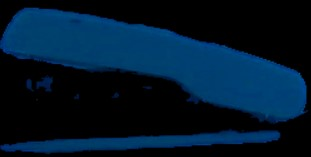
#> input picture images/zimba.jpg, 311 x 157 px
$ python screenshot.py
#> lines starting #> are read from the running program, lines starting #| are printed output that depends on the picture; after the words box and inside, x2 and y2 are one past the last pixel; in counts of white or black regions, pixels touching at a corner belong together
### vision.py
import cv2 as cv
import numpy as np
from hsvfilter import HsvFilter


class Vision:
    TRACKBAR_WINDOW = "Trackbars"
    needle_img = None
    needle_w = 0
    needle_h = 0
    method = None


    def __init__(self, needle_img_path, method=cv.TM_CCOEFF_NORMED):

#> called with needle_img_path = 'images/zimba.jpg', method = 5
        self.needle_img = cv.imread(needle_img_path, cv.IMREAD_UNCHANGED)
#> self.needle_img is the input picture: shape (157, 311, 3); mean B, G, R 44.7, 24.4, 0.8

        self.needle_w = self.needle_img.shape[1]
#> self.needle_w = 311
        self.needle_h = self.needle_img.shape[0]
#> self.needle_h = 157

        # TM_CCOEFF, TM_CCOEFF_NORMED, TM_CCORR, TM_CCORR_NORMED, TM_SQDIFF, TM_SQDIFF_NORMED
        self.method = method

    # [36 lines left out: functions find, draw_rectangles, not called in this run]

    def init_control_gui(self):
        cv.namedWindow(self.TRACKBAR_WINDOW, cv.WINDOW_NORMAL)
        cv.resizeWindow(self.TRACKBAR_WINDOW, 350, 700)


        def nothing(position):
            pass

        cv.createTrackbar('HMin', self.TRACKBAR_WINDOW, 0, 179, nothing)
#> slider 'HMin' is set to 35
        cv.createTrackbar('SMin', self.TRACKBAR_WINDOW, 0, 255, nothing)
#> slider 'SMin' is set to 51
        cv.createTrackbar('VMin', self.TRACKBAR_WINDOW, 0, 255, nothing)
#> slider 'VMin' is set to 51
        cv.createTrackbar('HMax', self.TRACKBAR_WINDOW, 0, 179, nothing)
#> slider 'HMax' is set to 179
        cv.createTrackbar('SMax', self.TRACKBAR_WINDOW, 0, 255, nothing)
#> slider 'SMax' is set to 255
        cv.createTrackbar('VMax', self.TRACKBAR_WINDOW, 0, 255, nothing)
#> slider 'VMax' is set to 255

        cv.setTrackbarPos('HMax', self.TRACKBAR_WINDOW, 179)
        cv.setTrackbarPos('SMax', self.TRACKBAR_WINDOW, 255)
        cv.setTrackbarPos('VMax', self.TRACKBAR_WINDOW, 255)

        cv.createTrackbar('SAdd', self.TRACKBAR_WINDOW, 0, 255, nothing)
#> slider 'SAdd' is set to 85
        cv.createTrackbar('SSub', self.TRACKBAR_WINDOW, 0, 255, nothing)
#> slider 'SSub' is set to 85
        cv.createTrackbar('VAdd', self.TRACKBAR_WINDOW, 0, 255, nothing)
#> slider 'VAdd' is set to 85
        cv.createTrackbar('VSub', self.TRACKBAR_WINDOW, 0, 255, nothing)
#> slider 'VSub' is set to 85

    def get_hsv_filter_from_controls(self):
        hsv_filter = HsvFilter()
        hsv_filter.hMin = cv.getTrackbarPos('HMin', self.TRACKBAR_WINDOW)
        hsv_filter.sMin = cv.getTrackbarPos('SMin', self.TRACKBAR_WINDOW)
        hsv_filter.vMin = cv.getTrackbarPos('VMin', self.TRACKBAR_WINDOW)
        hsv_filter.hMax = cv.getTrackbarPos('HMax', self.TRACKBAR_WINDOW)
        hsv_filter.sMax = cv.getTrackbarPos('SMax', self.TRACKBAR_WINDOW)
        hsv_filter.vMax = cv.getTrackbarPos('VMax', self.TRACKBAR_WINDOW)
        hsv_filter.sAdd = cv.getTrackbarPos('SAdd', self.TRACKBAR_WINDOW)
        hsv_filter.sSub = cv.getTrackbarPos('SSub', self.TRACKBAR_WINDOW)
        hsv_filter.vAdd = cv.getTrackbarPos('VAdd', self.TRACKBAR_WINDOW)
        hsv_filter.vSub = cv.getTrackbarPos('VSub', self.TRACKBAR_WINDOW)
        return hsv_filter

    def apply_hsv_filter(self, original_image, hsv_filter=None):
        hsv = cv.cvtColor(original_image, cv.COLOR_BGR2HSV)

        if not hsv_filter:
            hsv_filter = self.get_hsv_filter_from_controls()

        h, s, v = cv.split(hsv)
        s = self.shift_channel(s, hsv_filter.sAdd)
        s = self.shift_channel(s, -hsv_filter.sSub)
        v = self.shift_channel(v, hsv_filter.vAdd)
        v = self.shift_channel(v, -hsv_filter.vSub)
        hsv = cv.merge([h, s, v])

        lower = np.array([hsv_filter.hMin, hsv_filter.sMin, hsv_filter.vMin])
        upper = np.array([hsv_filter.hMax, hsv_filter.sMax, hsv_filter.vMax])
        mask = cv.inRange(hsv, lower, upper)
        result = cv.bitwise_and(hsv, hsv, mask=mask)

        img = cv.cvtColor(result, cv.COLOR_HSV2BGR)

        return img

    def shift_channel(self, c, amount):
        if amount > 0:
            lim = 255 - amount
            c[c >= lim] = 255
            c[c < lim] += amount
        elif amount < 0:
            amount = -amount
            lim = amount
            c[c <= lim] = 0
            c[c > lim] -= amount
        return c

### hsvfilter.py
# custom data structure to hold the state of an HSV filter
class HsvFilter:

    def __init__(self, hMin=None, sMin=None, vMin=None, hMax=None, sMax=None, vMax=None,
                    sAdd=None, sSub=None, vAdd=None, vSub=None):
        self.hMin = hMin
        self.sMin = sMin
        self.vMin = vMin
        self.hMax = hMax
        self.sMax = sMax
        self.vMax = vMax
        self.sAdd = sAdd
        self.sSub = sSub
        self.vAdd = vAdd
        self.vSub = vSub

### screenshot.py
import cv2 as cv
from hsvfilter import HsvFilter
from vision import Vision


wincap = cv.VideoCapture(0)

vision_limestone = Vision("images/zimba.jpg")

vision_limestone.init_control_gui()

while(True):
    _, frame = wincap.read()
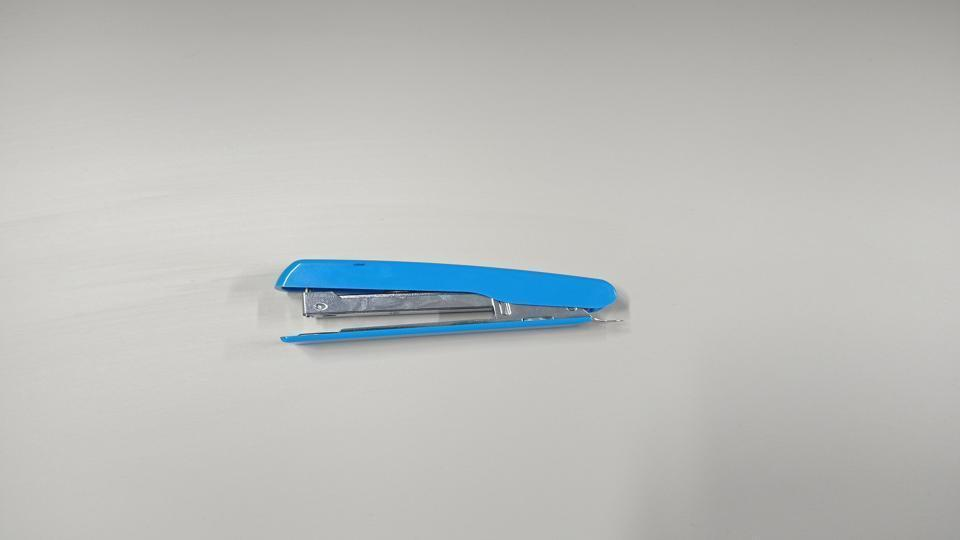
#> input picture images/test.jpg, 960 x 540 px, given in place of the camera
#> frame is the input picture: shape (540, 960, 3); mean B, G, R 187.5, 189.4, 187.3

    gray = cv.cvtColor(frame, cv.COLOR_BGR2GRAY)
    screenshot = frame

    screenshot = vision_limestone.apply_hsv_filter(screenshot)
#> in apply_hsv_filter, `hsv = cv.cvtColor(original_image, cv.COLOR_BGR2HSV)`: hsv: shape (540, 960, 3); mean H, S, V 27.9, 12.4, 192.2
#> in apply_hsv_filter, `h, s, v = cv.split(hsv)`:
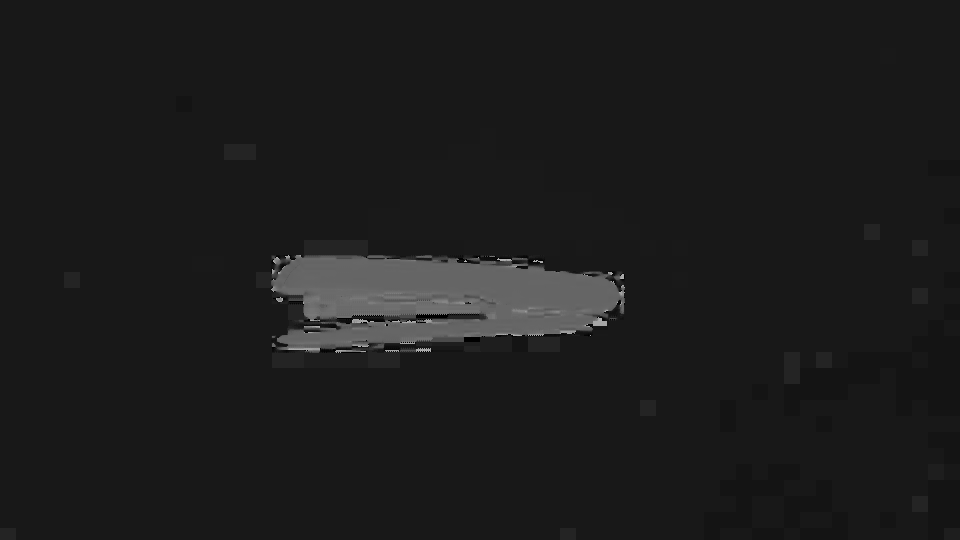
#> h: shape (540, 960); min 0, max 178, mean 27.9
#> call 2 of shift_channel, with amount = -85
#> in shift_channel (call 2), `c[c <= lim] = 0`:
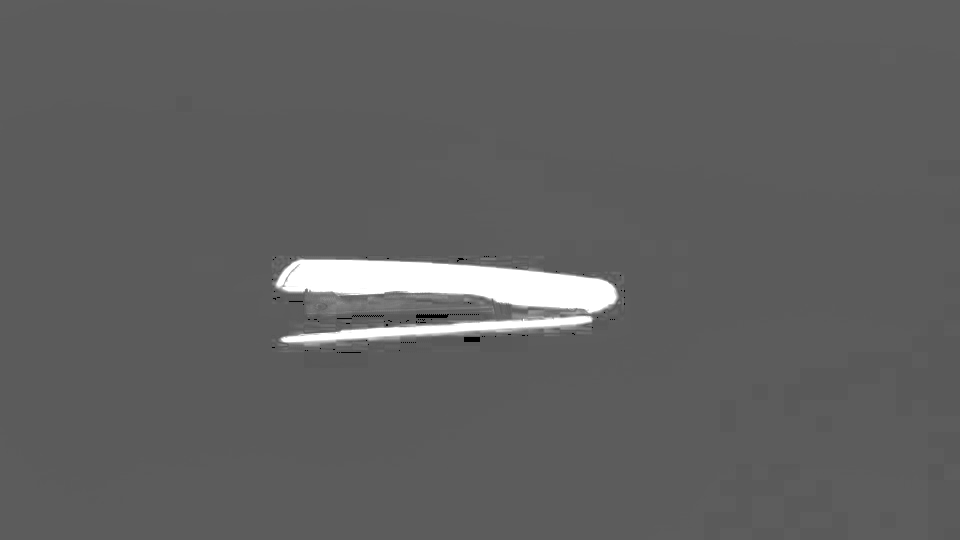
#> c: shape (540, 960); min 0, max 255, mean 96.1
#> call 3 of shift_channel, with amount = 85
#> in shift_channel (call 3), `c[c < lim] += amount`:
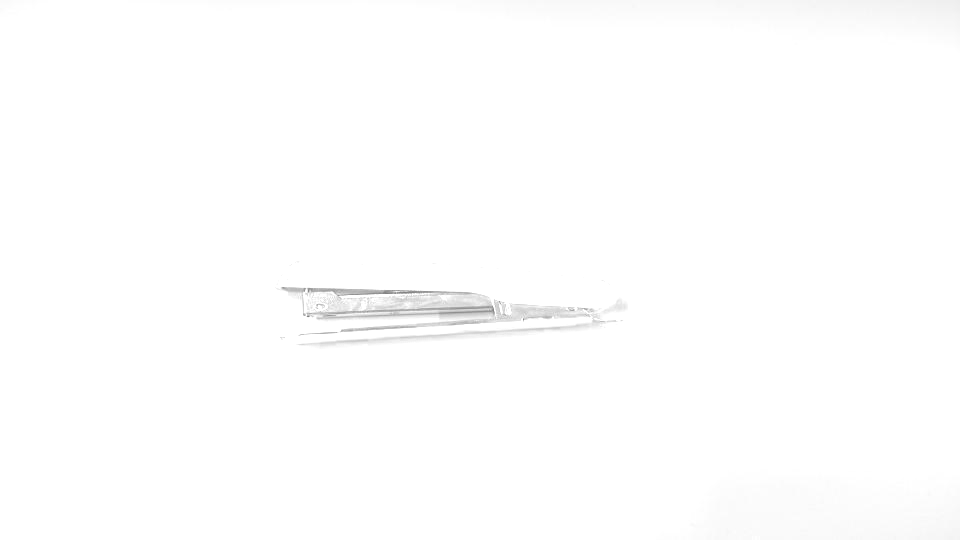
#> c: shape (540, 960); min 127, max 255, mean 254
#> call 4 of shift_channel, with amount = -85
#> in shift_channel (call 4), `c[c > lim] -= amount`:
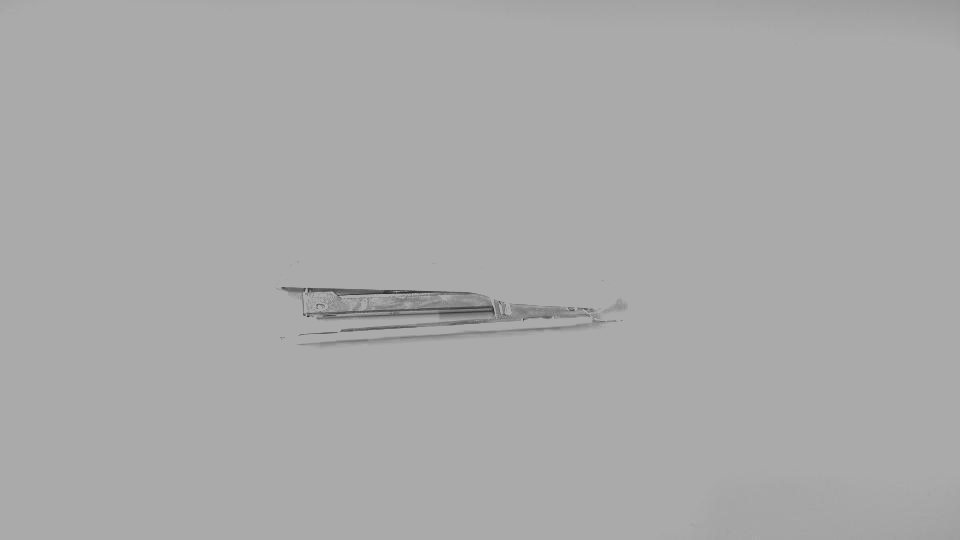
#> c: shape (540, 960); min 42, max 170, mean 169
#> in apply_hsv_filter, `hsv = cv.merge([h, s, v])`: hsv: shape (540, 960, 3); mean H, S, V 27.9, 11.2, 169
#> in apply_hsv_filter, `mask = cv.inRange(hsv, lower, upper)`:
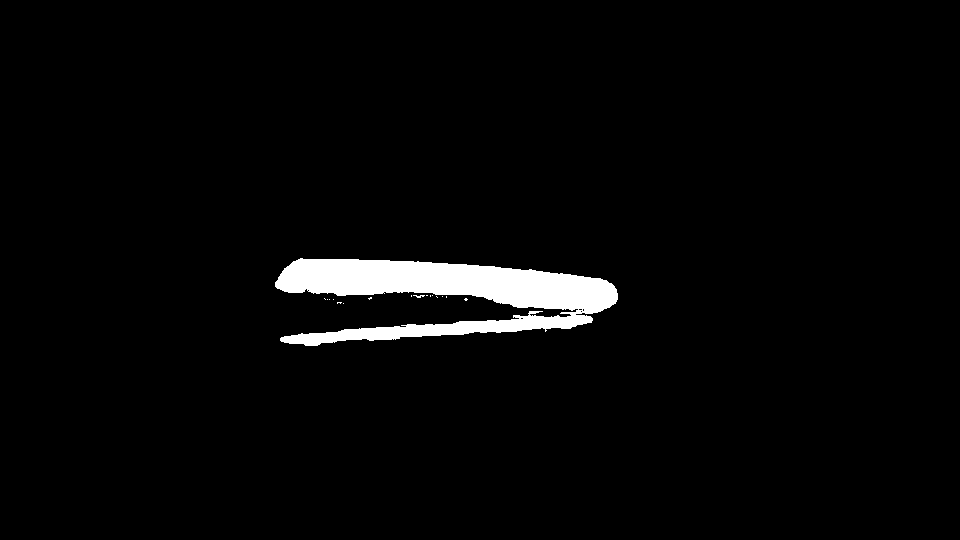
#> mask: shape (540, 960); 2.9% white; 17 white regions (15 under 20 px), largest, box (x1, y1, x2, y2) and area: (275, 258, 618, 346) 15015, (413, 295, 425, 298) 20
#> in apply_hsv_filter, `result = cv.bitwise_and(hsv, hsv, mask=mask)`: result: shape (540, 960, 3); mean H, S, V 3, 4.5, 4.7
#> in apply_hsv_filter, `img = cv.cvtColor(result, cv.COLOR_HSV2BGR)`:
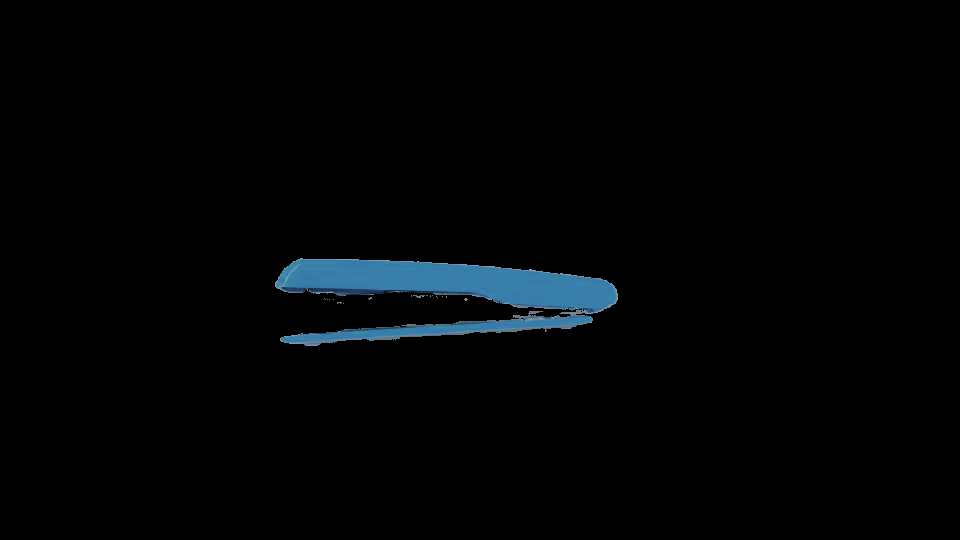
#> img: shape (540, 960, 3); mean B, G, R 4.7, 3.6, 1.8

    cv.imshow("Result", screenshot)

    if cv.waitKey(1) == ord('q'):
#> (key q is pressed here)
        cv.destroyAllWindows()
        break

print('Done.')
